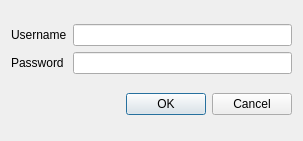
<?xml version="1.0" encoding="UTF-8"?>
<ui version="4.0">
 <class>LoginDialog</class>
 <widget class="QDialog" name="LoginDialog">
  <property name="geometry">
   <rect>
    <x>0</x>
    <y>0</y>
    <width>303</width>
    <height>141</height>
   </rect>
  </property>
  <property name="windowTitle">
   <string>Login</string>
  </property>
  <property name="modal">
   <bool>true</bool>
  </property>
  <layout class="QVBoxLayout" name="verticalLayout">
   <item>
    <layout class="QGridLayout" name="gridLayout">
     <item row="0" column="0">
      <widget class="QLabel" name="label">
       <property name="text">
        <string>Username</string>
       </property>
      </widget>
     </item>
     <item row="0" column="1">
      <widget class="QLineEdit" name="username"/>
     </item>
     <item row="1" column="0">
      <widget class="QLabel" name="label_2">
       <property name="text">
        <string>Password</string>
       </property>
      </widget>
     </item>
     <item row="1" column="1">
      <widget class="QLineEdit" name="password">
       <property name="echoMode">
        <enum>QLineEdit::Password</enum>
       </property>
      </widget>
     </item>
    </layout>
   </item>
   <item>
    <widget class="QDialogButtonBox" name="buttonBox">
     <property name="orientation">
      <enum>Qt::Horizontal</enum>
     </property>
     <property name="standardButtons">
      <set>QDialogButtonBox::Cancel|QDialogButtonBox::Ok</set>
     </property>
    </widget>
   </item>
  </layout>
 </widget>
 <resources/>
 <connections>
  <connection>
   <sender>buttonBox</sender>
   <signal>accepted()</signal>
   <receiver>LoginDialog</receiver>
   <slot>accept()</slot>
   <hints>
    <hint type="sourcelabel">
     <x>248</x>
     <y>254</y>
    </hint>
    <hint type="destinationlabel">
     <x>157</x>
     <y>274</y>
    </hint>
   </hints>
  </connection>
  <connection>
   <sender>buttonBox</sender>
   <signal>rejected()</signal>
   <receiver>LoginDialog</receiver>
   <slot>reject()</slot>
   <hints>
    <hint type="sourcelabel">
     <x>316</x>
     <y>260</y>
    </hint>
    <hint type="destinationlabel">
     <x>286</x>
     <y>274</y>
    </hint>
   </hints>
  </connection>
 </connections>
</ui>
